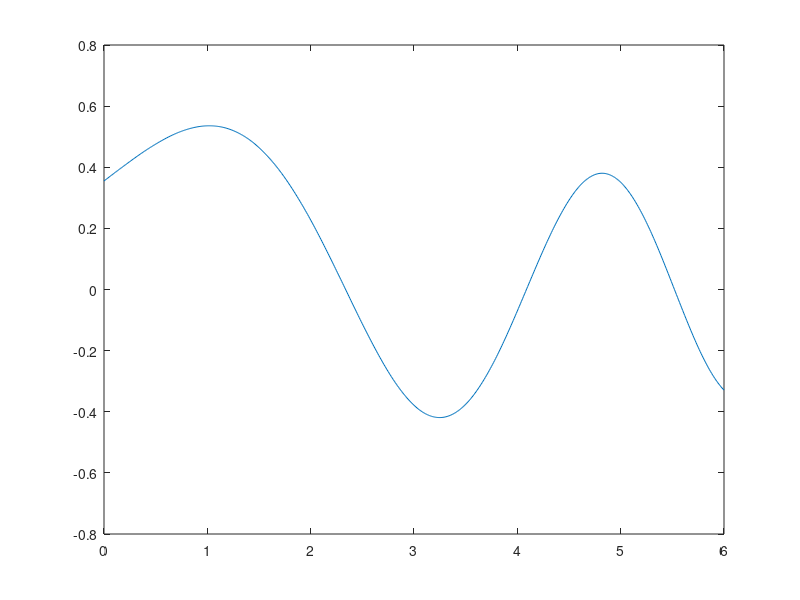

Source code (MATLAB):
clear all
clc

f=@(x,y)x*y;
format long;
x0=0;
y0=0.35502805388;
y0p=0.2588194079;

x=0:0.01:6;
y=y0;
yp=y0p;
h=0.01;

xv=zeros(601,1);
yv=zeros(601,1);
ypv=zeros(601,1);
for i=1:601
    xv(i)=x(i);
    yv(i)=y;
    ypv(i)=yp;
    
    X=[0 1;-x(i) 0];
    Y=[y;yp];
    
    k1 = f(X,Y);
    k2 = f(X+[0 0;-0.5*h 0],Y+0.5*h*k1);
    k3 = f(X+[0 0;-0.5*h 0],Y+0.5*h*k2);
    k4 = f(X+[0 0;-h 0],Y+h*k3);

    Y= Y + h/6 * (k1+2*k2+2*k3+k4);
    y = Y(1);
    yp =Y(2);
end
plot(xv,yv)




